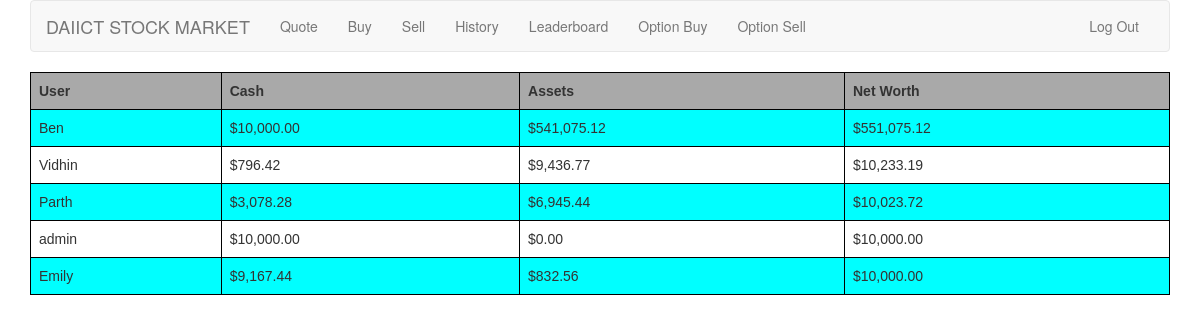
Before: /leaderboard/ (signed in) with the older database file.
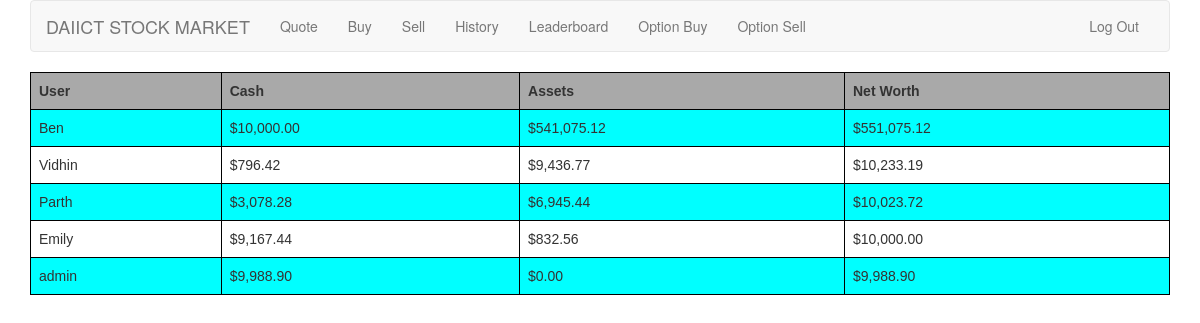
After: the same page with the newer database file.
### tables this page shows
CREATE TABLE "users"
(
    id INTEGER PRIMARY KEY NOT NULL,
    username TEXT NOT NULL,
    hash TEXT NOT NULL,
    cash REAL DEFAULT 10000.00 NOT NULL,
    assets DECIMAL DEFAULT 0 NOT NULL
);

### application.py (the view)
@app.route("/leaderboard/")
@login_required
def leaderboard():
    leaders = c.execute("SELECT username, cash, assets FROM users ORDER BY cash + assets DESC").fetchall()
    return render_template("leaderboard.html", leaders=leaders, usd=usd)

### helpers.py (called while the page is built)
def login_required(f):
    @wraps(f)
    def decorated_function(*args, **kwargs):
        if session.get("user_id") is None:
            return redirect(url_for("login", next=request.url))
        return f(*args, **kwargs)
    return decorated_function

def usd(value):
    return "${:,.2f}".format(value)

### templates/leaderboard.html (shortened to what this page needs)
{% extends "layout.html" %}
{% block main %}
    <table>
        <tr>
            <th>
                User
            </th>
            <th>
                Cash
            </th>
            <th>
                Assets
            </th>
            <th>
                Net Worth
            </th>
        </tr>
        {% for user in leaders %}
            <tr>
                <td>{{ user[0] }}</td>
                <td>{{ usd(user[1]) }}</td>
                <td>{{ usd(user[2]) }}</td>
                <td>{{ usd(user[1] + user[2]) }}</td>
            </tr>
        {% endfor %}
    </table>
{% endblock %}

Changed rows visible on the page:
shown differently, row unchanged: users "Emily": moves up the list
changed users "admin": cash "$10,000.00" → "$9,988.90"; usd(user[1]+user[2]) "$10,000.00" → "$9,988.90"
